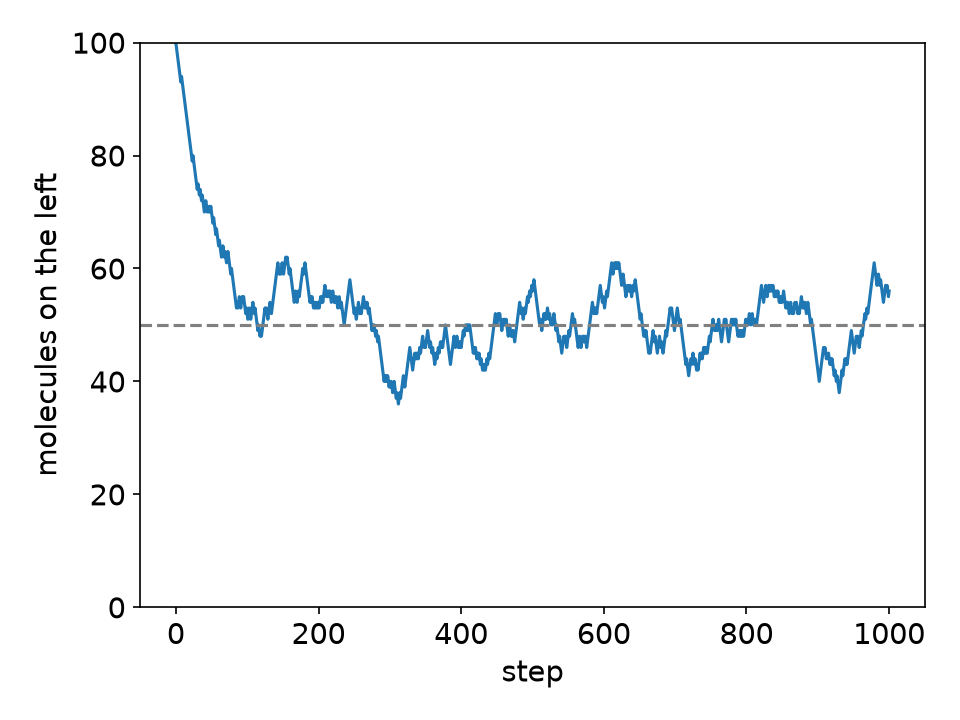

Source code (Python):
import random
import matplotlib.pyplot as plt

plt.rcParams["font.size"] = 14
random.seed(1)
n = 100                      # number of molecules
left = [True] * n            # every molecule starts on the left
counts = [n]

for step in range(1000):
    i = random.randrange(n)  # pick a random molecule...
    left[i] = not left[i]    # ...and move it to the other side
    counts.append(sum(left))

print("after 1000 steps:", counts[-1], "on the left")
print("average of the last 500 steps:", sum(counts[500:]) / len(counts[500:]))
print("all on the left again?", n in counts[1:])

plt.plot(counts)
plt.axhline(n / 2, color="gray", linestyle="--")
plt.xlabel("step")
plt.ylabel("molecules on the left")
plt.ylim(0, n)
plt.tight_layout()
plt.savefig("two_rooms.png", dpi=150)
